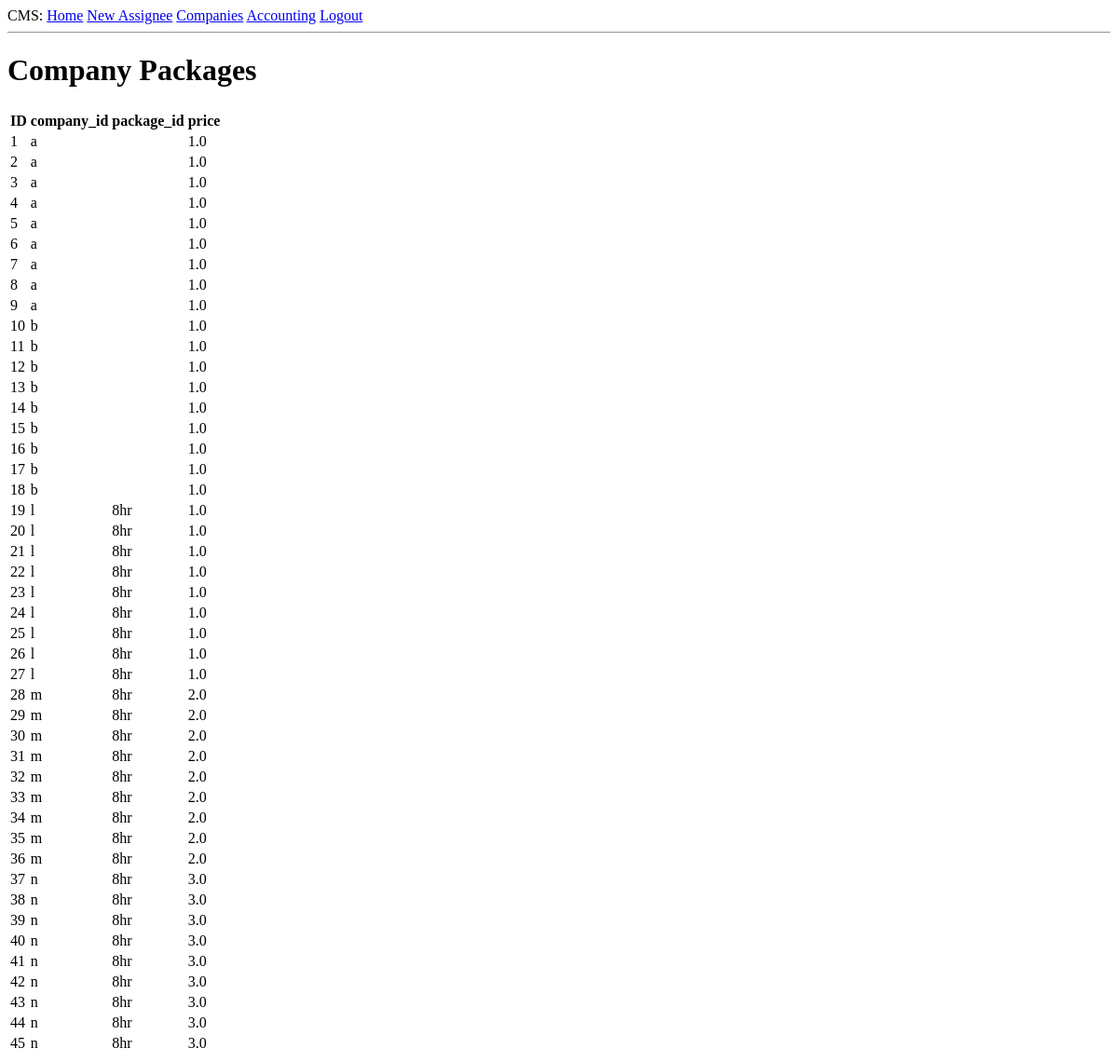
The page /companies/company_packages (signed in) on the database as committed earlier.
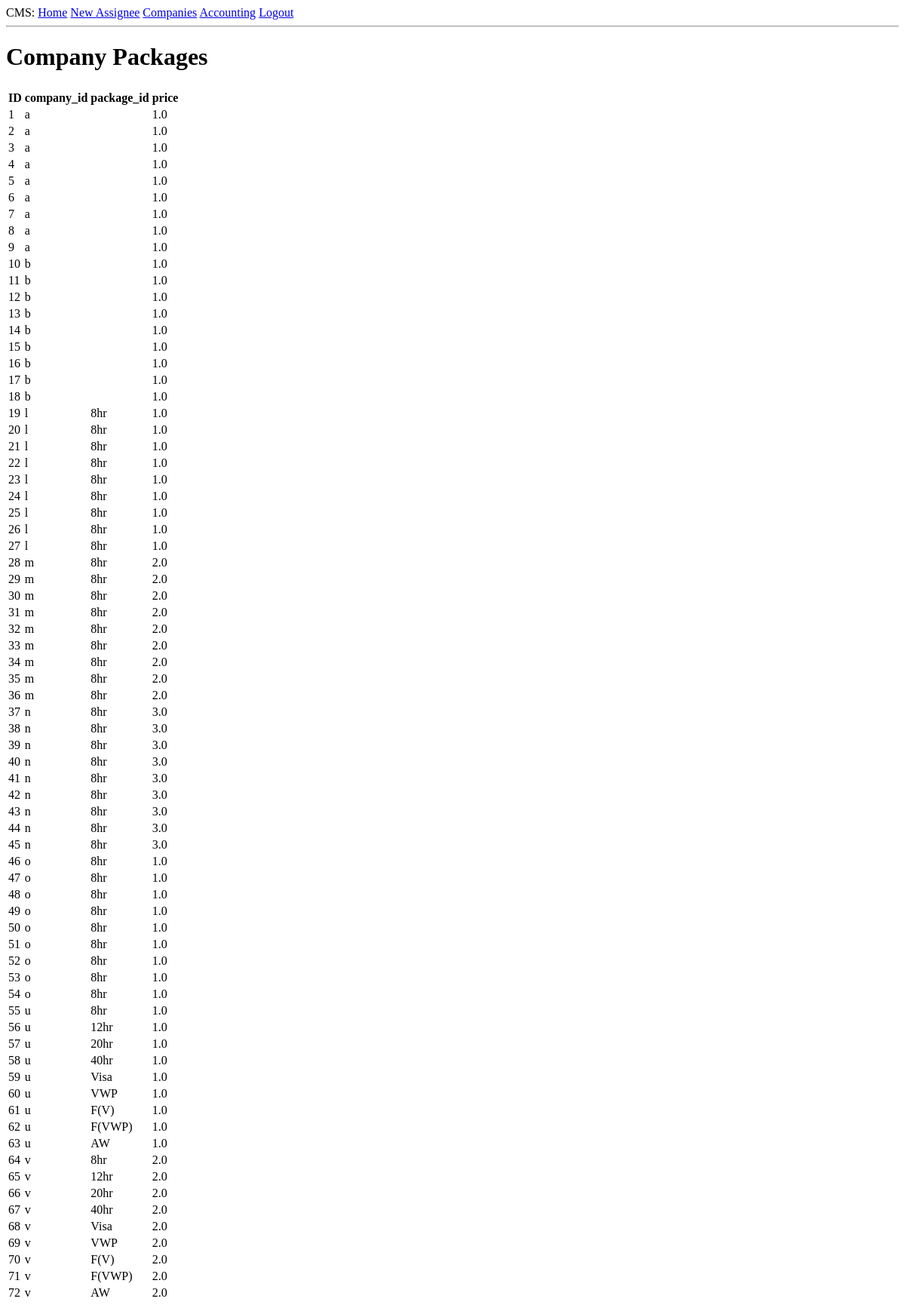
The same page on the database as committed later.
### app/models.py (models this page shows, shortened)
class CompanyPackage(db.Model):
    id: so.Mapped[int] = so.mapped_column(primary_key=True)
    company_id: so.Mapped[int] = so.mapped_column(sa.ForeignKey("company.id"))
    package_id: so.Mapped[int] = so.mapped_column(sa.ForeignKey("package.id"))
    price: so.Mapped[float] = so.mapped_column(sa.Float)
    company: so.Mapped["Company"] = so.relationship(back_populates="company_packages")
    package: so.Mapped["Package"] = so.relationship(back_populates="company_packages")

class Company(db.Model):
    id: so.Mapped[int] = so.mapped_column(primary_key=True)
    name: so.Mapped[str] = so.mapped_column(sa.String(100), index=True, unique=True)
    contact: so.Mapped[str] = so.mapped_column(sa.String(256))
    notes: so.Mapped[Optional[str]] = so.mapped_column(sa.String(1064))
    assignees: so.Mapped[List["Assignee"]] = so.relationship(back_populates="company", cascade="all, delete-orphan")
    company_packages: so.Mapped[List["CompanyPackage"]] = so.relationship(back_populates="company")

class Package(db.Model):
    id: so.Mapped[int] = so.mapped_column(primary_key=True)
    name: so.Mapped[str] = so.mapped_column(sa.String(100), index=True, unique=True)
    description: so.Mapped[Optional[str]] = so.mapped_column(sa.String(500))
    company_packages: so.Mapped[List["CompanyPackage"]] = so.relationship(back_populates="package")
    assignees: so.Mapped[List["Assignee"]] = so.relationship(
        secondary="assignee_package",
        back_populates="packages"
    )

### app/routes.py (the view)
@app.route("/companies/company_packages", methods=["GET"])
@login_required
def view_company_packages():
    packages = CompanyPackage.query.all()
    return render_template("company_package.html", packages=packages)

### app/models.py (called while the page is built)
@login.user_loader
def load_user(id):
    return db.session.get(User, int(id))

### app/templates/company_package.html (shortened to what this page needs)
{%extends "base.html"%}
{% block content %}
<h1>Company Packages</h1>
<table>
    <th>ID</th>
    <th>company_id</th>
    <th>package_id</th>
    <th>price</th>
    {% for package in packages %}
    <tr>
        <td>{{ package.id }} </td>
        <td>{{ package.company.name }} </td>
        <td>{{ package.package.name }} </td>
        <td>{{ package.price }} </td>
    </tr>
    {% endfor %}
</table>
{% endblock %}

### app/templates/base.html (shortened to what this page needs)
<!doctype html>
<html>
    <head>
    </head>
    <body>
        <div>CMS:
            <a href=" {{ url_for('index') }} ">Home</a>
            {% if current_user.is_anonymous %}
                <a href=" {{ url_for('login') }} ">Login</a>
            {% else %}
                <a href=" {{ url_for('new_assignee') }} ">New Assignee</a>
                <a href=" {{ url_for('companies') }} ">Companies</a>
                <a href=" {{ url_for('accounting') }} ">Accounting</a>
                <a href=" {{ url_for('logout') }} ">Logout</a>
            {% endif %}
        </div>
        <hr>
        {% block content %}{% endblock %}
    </body>
</html>

Rows that differ between the two databases and show on the page:
added CompanyPackage: id "46", company.name "o", package.name "8hr", price "1.0"
added CompanyPackage: id "47", company.name "o", package.name "8hr", price "1.0"
added CompanyPackage: id "48", company.name "o", package.name "8hr", price "1.0"
added CompanyPackage: id "49", company.name "o", package.name "8hr", price "1.0"
added CompanyPackage: id "50", company.name "o", package.name "8hr", price "1.0"
added CompanyPackage: id "51", company.name "o", package.name "8hr", price "1.0"
added CompanyPackage: id "52", company.name "o", package.name "8hr", price "1.0"
added CompanyPackage: id "53", company.name "o", package.name "8hr", price "1.0"
added CompanyPackage: id "54", company.name "o", package.name "8hr", price "1.0"
added CompanyPackage: id "55", company.name "u", package.name "8hr", price "1.0"
added CompanyPackage: id "56", company.name "u", package.name "12hr", price "1.0"
added CompanyPackage: id "57", company.name "u", package.name "20hr", price "1.0"
added CompanyPackage: id "58", company.name "u", package.name "40hr", price "1.0"
added CompanyPackage: id "59", company.name "u", package.name "Visa", price "1.0"
added CompanyPackage: id "60", company.name "u", package.name "VWP", price "1.0"
added CompanyPackage: id "61", company.name "u", package.name "F(V)", price "1.0"
added CompanyPackage: id "62", company.name "u", package.name "F(VWP)", price "1.0"
added CompanyPackage: id "63", company.name "u", package.name "AW", price "1.0"
added CompanyPackage: id "64", company.name "v", package.name "8hr", price "2.0"
added CompanyPackage: id "65", company.name "v", package.name "12hr", price "2.0"
added CompanyPackage: id "66", company.name "v", package.name "20hr", price "2.0"
added CompanyPackage: id "67", company.name "v", package.name "40hr", price "2.0"
added CompanyPackage: id "68", company.name "v", package.name "Visa", price "2.0"
added CompanyPackage: id "69", company.name "v", package.name "VWP", price "2.0"
added CompanyPackage: id "70", company.name "v", package.name "F(V)", price "2.0"
added CompanyPackage: id "71", company.name "v", package.name "F(VWP)", price "2.0"
added CompanyPackage: id "72", company.name "v", package.name "AW", price "2.0"
